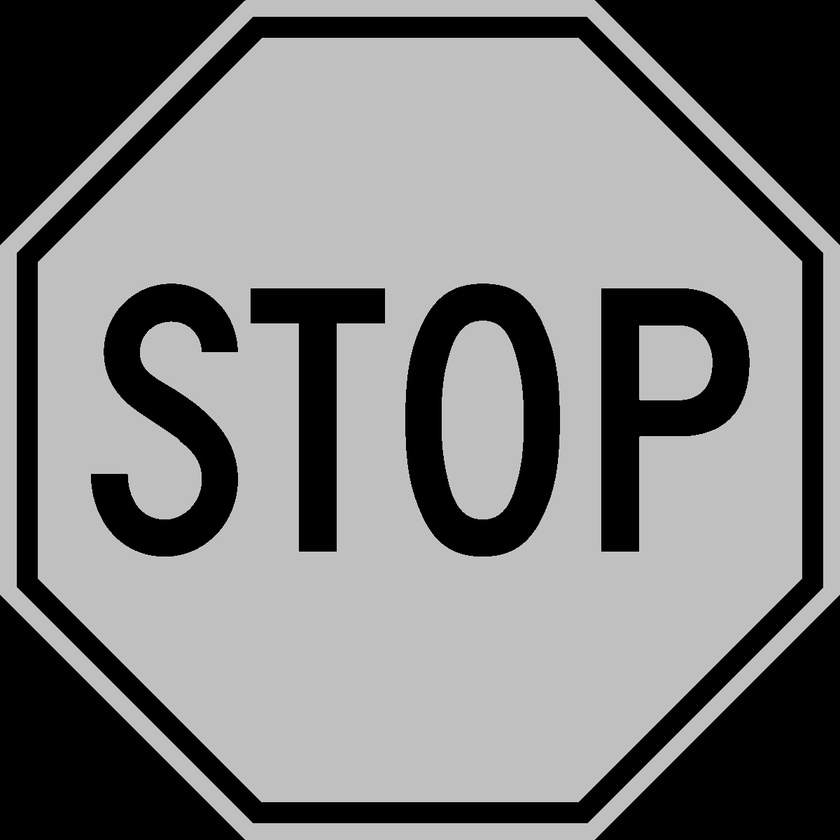
#> input picture *FINAL* TestingImageRecognition/scripts/test_folder/image10.jpeg, 840 x 840 px, shrunk from 1200 x 1200 before the run
$ python 'cv&adaptivethresholding.py'
#> lines starting #> are read from the running program, lines starting #| are printed output that depends on the picture; after the words box and inside, x2 and y2 are one past the last pixel; in counts of white or black regions, pixels touching at a corner belong together
# ********************************************************************************************************
# IMPORTS
import cv2 as cv

# Resources
# https://note.nkmk.me/en/python-numpy-opencv-image-binarization/
# https://www.youtube.com/watch?v=Cy4G1F6Io9k

# ********************************************************************************************************
# WORKING CODE
filename = 'test_folder/image10.jpeg'
img = cv.imread(filename)      # essentially collection of pixels from 0 and 255
#> img is the input picture: shape (840, 840, 3); min 0, max 223, mean 124.7

# Thresholding
# theory of thresholding- every value that is above threshold is
# converted to white and every value above is converted to maxval
'''
# converting colour to gray
img = cv.cvtColor(img, cv.COLOR_BGR2GRAY)

# NON ADAPTIVE THRESHOLDING CODE ***********************
# applying thresholding method
_, result = cv.threshold(img, 70, 255, cv.THRESH_BINARY)

# PART THAT IMPLEMENTS ADAPTIVE THRESHOLDING CODE ********************
adaptive = cv.adaptiveThreshold(img, 255, cv.ADAPTIVE_THRESH_GAUSSIAN_C, cv.THRESH_BINARY, 81, 4)

# just so we can work with proper file
# img = result    # if I want non adaptive method
img = adaptive    # for the adaptive method
'''

# **************************************************************************
# Combine both adaptive and non adaptive methods

# first read in file
img = cv.imread(filename)
img = cv.cvtColor(img, cv.COLOR_BGR2GRAY)
#> img: shape (840, 840)

# do the non adaptive method
_, binary_threshold = cv.threshold(img, 200, 255, cv.THRESH_BINARY)
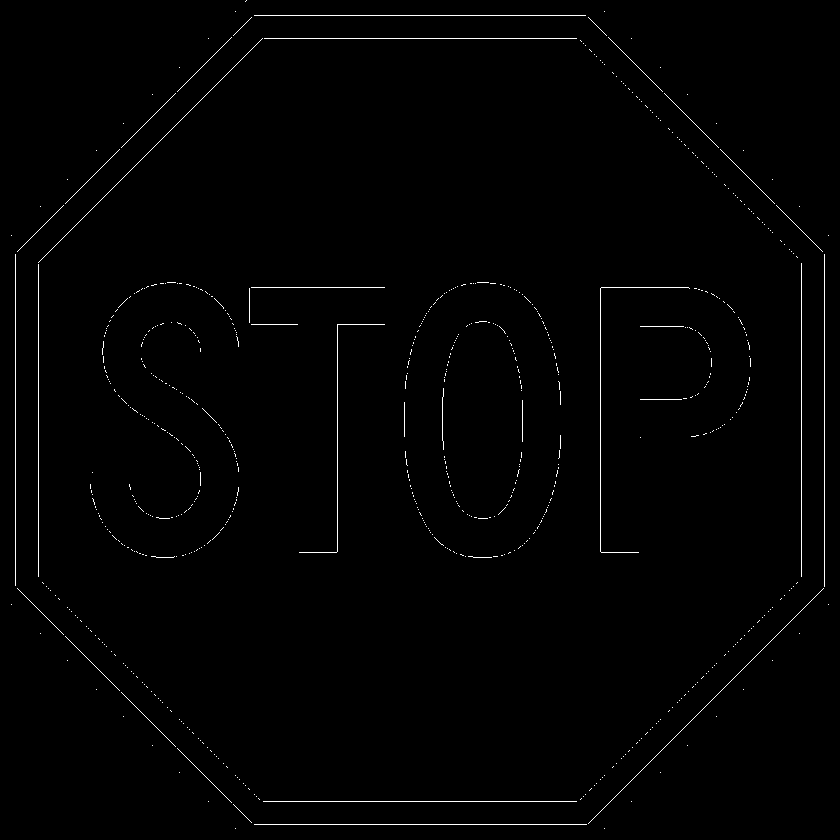
#> binary_threshold: shape (840, 840); 0.9% white in thin lines or dots
img = binary_threshold

# upload file
cv.imwrite(img=img, filename='test_folder/test.jpeg')

# read in file again
img = cv.imread('test_folder/test.jpeg')
#> img: shape (840, 840, 3); min 0, max 255, mean 2.4
img = cv.cvtColor(img, cv.COLOR_BGR2GRAY)
#> img: shape (840, 840)

# # adaptive method
bin_AND_adaptive = cv.adaptiveThreshold(img, 255, cv.ADAPTIVE_THRESH_GAUSSIAN_C, cv.THRESH_BINARY, 81, 4)
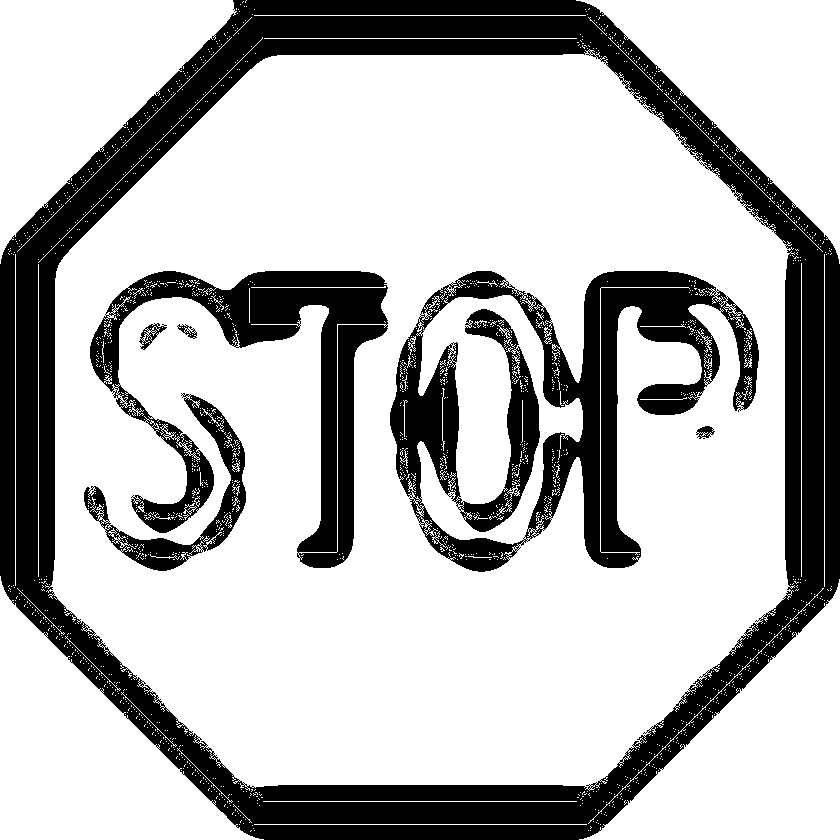
#> bin_AND_adaptive: shape (840, 840); 73.2% white; 8 black regions (1 under 20 px), largest, box (x1, y1, x2, y2) and area: (0, 0, 840, 840) 117439, (390, 271, 759, 572) 40747, (90, 271, 388, 568) 25065
img = bin_AND_adaptive

# upload file
cv.imwrite(img=img, filename='test_folder/test.jpeg')

# Displaying the code at the end
cv.imshow('Result', img)
cv.waitKey(0)
cv.destroyAllWindows()

$ run again, with *FINAL* TestingImageRecognition/scripts/test_folder/image11.jpeg copied over *FINAL* TestingImageRecognition/scripts/test_folder/image10.jpeg
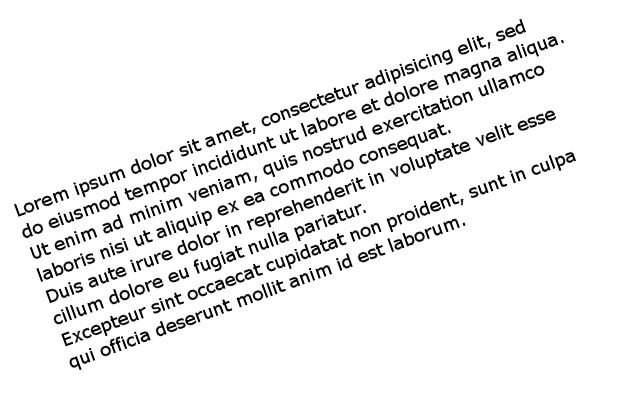
#> input picture *FINAL* TestingImageRecognition/scripts/test_folder/image11.jpeg, 640 x 400 px
#> img is the input picture: shape (400, 640, 3); min 0, max 255, mean 237.7
#> `_, binary_threshold = cv.threshold(img, 200, 255, cv.THRESH_BINARY)`:
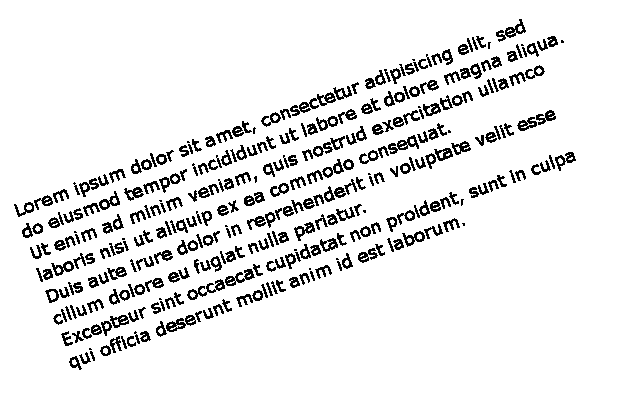
#> binary_threshold: shape (400, 640); 91.3% white; black in thin lines or dots, all inside (x1, y1, x2, y2) = (14, 19, 576, 370)

$ run again, with *FINAL* TestingImageRecognition/scripts/test_folder/image13.jpeg copied over *FINAL* TestingImageRecognition/scripts/test_folder/image10.jpeg
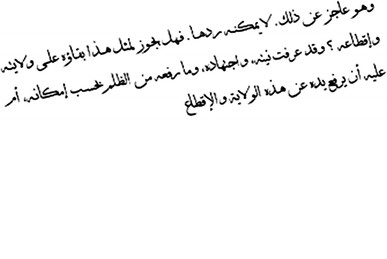
#> input picture *FINAL* TestingImageRecognition/scripts/test_folder/image13.jpeg, 387 x 259 px
#> img is the input picture: shape (259, 387, 3); min 0, max 255, mean 246.5
#> `_, binary_threshold = cv.threshold(img, 200, 255, cv.THRESH_BINARY)`:
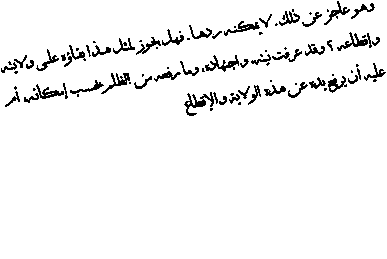
#> binary_threshold: shape (259, 387); 95.4% white; black in thin lines or dots, all inside (x1, y1, x2, y2) = (1, 1, 386, 116)

$ run again, with *FINAL* TestingImageRecognition/scripts/test_folder/image14.jpeg copied over *FINAL* TestingImageRecognition/scripts/test_folder/image10.jpeg
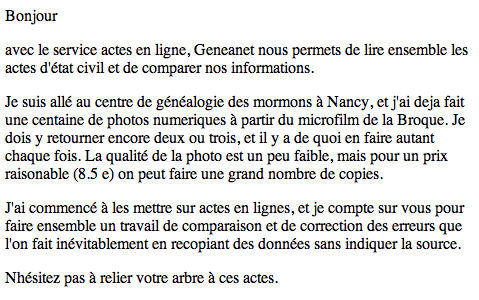
#> input picture *FINAL* TestingImageRecognition/scripts/test_folder/image14.jpeg, 479 x 300 px
#> img is the input picture: shape (300, 479, 3); mean B, G, R 227.9, 227.5, 227.8
#> `img = cv.cvtColor(img, cv.COLOR_BGR2GRAY)`:
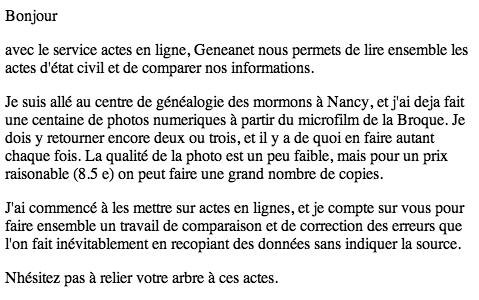
#> img: shape (300, 479); min 0, max 255, mean 227.6
#> `_, binary_threshold = cv.threshold(img, 200, 255, cv.THRESH_BINARY)`:
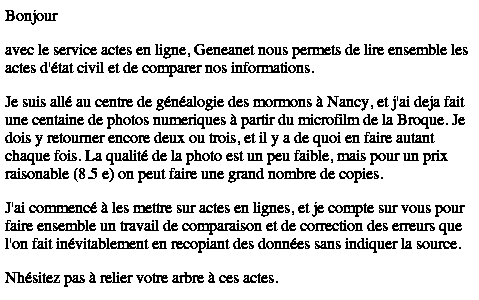
#> binary_threshold: shape (300, 479); 85.1% white; black in thin lines or dots, all inside (x1, y1, x2, y2) = (5, 10, 468, 287)
